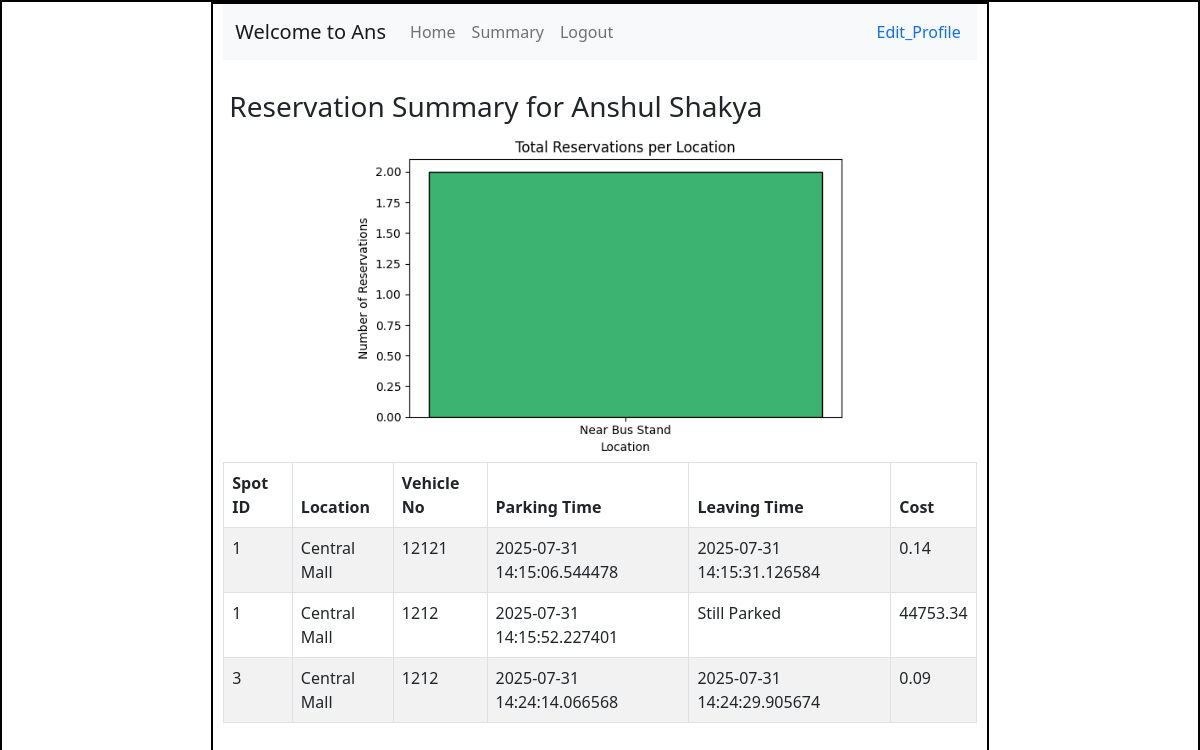
The page /usersummary (signed in) on the database as committed earlier.
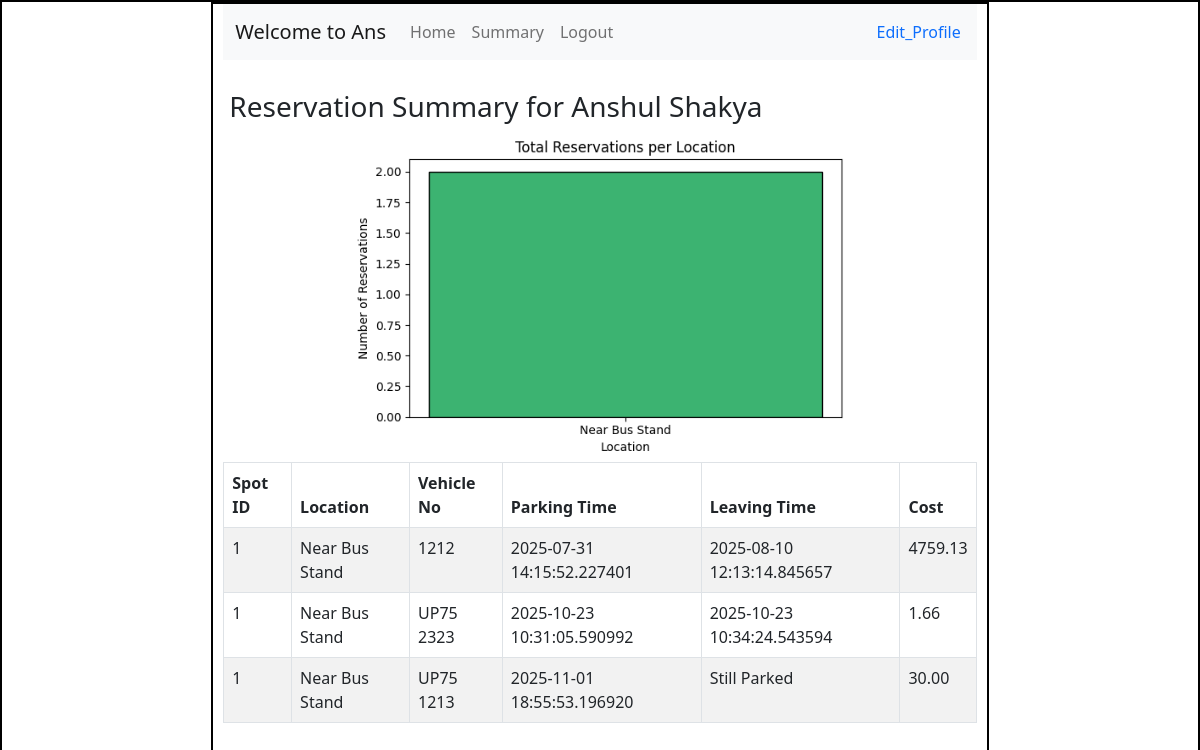
The same page on the database as committed later.
### models/model.py (models this page shows, shortened)
class User(db.Model):
    id = db.Column(db.Integer(),primary_key = True)
    username = db.Column(db.String(),unique=True,nullable = False)
    email = db.Column(db.String(),unique = True, nullable = False)
    password = db.Column(db.String(),nullable= False)
    full_name = db.Column(db.String(),nullable= False)
    address = db.Column(db.String(),nullable= False)
    pin_code = db.Column(db.Integer(),nullable= False)
    type = db.Column(db.String(),default ="general")
    reservations = db.relationship("Reserve_parking_spot", backref="user", cascade="all, delete")

class Reserve_parking_spot(db.Model):
    id = db.Column(db.Integer(),primary_key = True)
    spot_id = db.Column(db.Integer(),db.ForeignKey("parking_spot.id"),nullable = False)
    user_id = db.Column(db.Integer(),db.ForeignKey("user.id"),nullable = False)
    parking_timestamp = db.Column(db.DateTime(),nullable = True)
    leaving_timestamp = db.Column(db.DateTime(),nullable = True)
    parking_cost = db.Column(db.Numeric(10, 2),nullable = True)
    vehicle_no = db.Column(db.String(),nullable = False)
    def calculate_cost(self):
        price_per_hour = self.spot.parking_lot.price
        duration = datetime.now() - self.parking_timestamp
        hours = Decimal(str(duration.total_seconds())) / Decimal("3600")
        return round(price_per_hour * hours, 2)

class Parking_spot(db.Model):
        id = db.Column(db.Integer(),primary_key = True)
        lot_id = db.Column(db.Integer(),db.ForeignKey("parking_lot.id"),nullable = False)
        spot_number = db.Column(db.Integer(),nullable = False)
        status = db.Column(db.String(),nullable = False)
        reservation = db.relationship("Reserve_parking_spot", backref="spot", uselist=False, cascade="all, delete")

class Parking_lot(db.Model):
        id = db.Column(db.Integer(),primary_key = True)
        prime_location_name = db.Column(db.String(),nullable = False)
        price = db.Column(db.Numeric(10, 2),nullable = False)
        address = db.Column(db.String(),nullable = False)
        pin_code = db.Column(db.Integer(),nullable= False)
        maximum_number_of_spots = db.Column(db.Integer(),nullable = False)
        spots = db.relationship("Parking_spot", backref="parking_lot", cascade="all, delete")

### controllers/user_controller.py (the view)
@user_bp.route("/usersummary")
def summary():
    user_id = session.get("user_id")
    if not user_id:
        return redirect(url_for("login"))
    this_user = User.query.get(user_id)
    if not this_user:
        return redirect(url_for("login"))
    reservations = Reserve_parking_spot.query.filter_by(user_id=user_id).all()
    lot_names = []
    for r in reservations:
        if r.spot and r.spot.parking_lot:
            lot_names.append(r.spot.parking_lot.prime_location_name)
        else:
            lot_names.append("Unknown")
    lot_counts = dict(Counter(lot_names))
    location_names = list(lot_counts.keys())
    reservation_counts = list(lot_counts.values())
    location_names = [
    r.spot.parking_lot.prime_location_name
    if r.spot and r.spot.parking_lot else "Unknown"
    for r in reservations]
    location_counts = Counter(location_names)
    x_labels = list(location_counts.keys())
    y_values = list(location_counts.values())
    plt.figure(figsize=(6, 4), dpi=100)
    plt.bar(x_labels, y_values, color='mediumseagreen', edgecolor='black', width =0.3)
    plt.title("Total Reservations per Location")
    plt.xlabel("Location")
    plt.ylabel("Number of Reservations")
    plt.tight_layout()
    chart_path = os.path.join("static", f"summary_chart_user{this_user.id}.png")
    plt.savefig(chart_path, bbox_inches='tight')
    plt.close()
    return render_template(
        "usersummary.html",
        this_user=this_user,
        chart_path=chart_path,
        reservations=reservations)

### templates/usersummary.html (shortened to what this page needs)
<!DOCTYPE html>
<html lang="en">
<head>
    <link rel="stylesheet" href="../static/style.css">
    <link href="https://cdn.jsdelivr.net/npm/bootstrap@5.0.2/dist/css/bootstrap.min.css" rel="stylesheet"
>
</head>
<body>
    <div id="main">
        <div id="canvas" class="overflow-auto">
            <nav class="navbar navbar-expand-lg navbar-light bg-light">
                <div class="container-fluid">
                    <a class="navbar-brand" href="#">Welcome to {{this_user.username}}</a>
                    <div class="collapse navbar-collapse " id="navbarSupportedContent">
                        <ul class="navbar-nav me-auto mb-2 mb-lg-0">
                            <li class="nav-item">
                                <a class="nav-link" href="{{ url_for('user.user', user_id=this_user.id) }}">Home</a>
                            </li>
                            <li class="nav-item">
                                <a class="nav-link" href="{{ url_for('user.summary') }}">Summary</a>
                            </li>
                            <li class="nav-item">
                                <a class="nav-link" href="/login">Logout</a>
                            </li>
                        </ul>
                    </div>
                </div>
                <div class="text-center">
                    <a class="nav-link" href="{{ url_for('user.profile', user_id=this_user.id) }}">Edit_Profile</a>
                </div>
            </nav>
            <div id="content">
                <h3 class="headings">Reservation Summary for {{ this_user.full_name }}</h3>
                <img src="{{ url_for('static', filename='summary_chart_user' ~ this_user.id ~ '.png') }}"
                    style="max-width: 500px; height: auto; display: block; margin: 0 auto;">
                <table class="table table-bordered table-striped">
                    <thead>
                        <tr>
                            <th>Spot ID</th>
                            <th>Location</th>
                            <th>Vehicle No</th>
                            <th>Parking Time</th>
                            <th>Leaving Time</th>
                            <th>Cost</th>
                        </tr>
                    </thead>
                    <tbody>
                        {% for r in reservations %}
                        <tr>
                            <td>{{ r.spot.id if r.spot else "N/A" }}</td>
                            <td>{{ r.spot.parking_lot.prime_location_name if r.spot and r.spot.parking_lot else
                                "Unknown" }}</td>
                            <td>{{ r.vehicle_no }}</td>
                            <td>{{ r.parking_timestamp }}</td>
                            <td>{{ r.leaving_timestamp or "Still Parked" }}</td>
                            <td>{{ r.parking_cost or r.calculate_cost() }}</td>
                        </tr>
                        {% endfor %}
                    </tbody>
                </table>
            </div>
        </div>
    </div>
</body>
</html>

### static/style.css (style rules this page uses)
* { margin: 0; }
#main, #canvas { border: 2px solid black; }
#canvas { width: 65%; height: 800px; margin: auto; padding-left: 10px; padding-right: 10px; }
.headings { margin: 3px; padding-left: 3px; margin-top: 30px; padding-bottom: 5px; }

Rows that differ between the two databases and show on the page:
removed Reserve_parking_spot: spot "1", spot.parking_lot "Central Mall", vehicle_no "12121", parking_timestamp "2025-07-31 14:15:06.544478", leaving_timestamp "2025-07-31 14:15:31.126584", parking_cost "0.14"
removed Reserve_parking_spot: spot "3", spot.parking_lot "Central Mall", vehicle_no "1212", parking_timestamp "2025-07-31 14:24:14.066568", leaving_timestamp "2025-07-31 14:24:29.905674", parking_cost "0.09"
changed Reserve_parking_spot (number 1 of 3 on the later page): spot.parking_lot "Central Mall" → "Near Bus Stand"; leaving_timestamp "Still Parked" → "2025-08-10 12:13:14.845657"; parking_cost "44753.34" → "4759.13"
added Reserve_parking_spot: spot "1", spot.parking_lot "Near Bus Stand", vehicle_no "UP75 2323", parking_timestamp "2025-10-23 10:31:05.590992", leaving_timestamp "2025-10-23 10:34:24.543594", parking_cost "1.66"
added Reserve_parking_spot: spot "1", spot.parking_lot "Near Bus Stand", vehicle_no "UP75 1213", parking_timestamp "2025-11-01 18:55:53.196920", leaving_timestamp "Still Parked", parking_cost+parking_timestamp "30.00"
